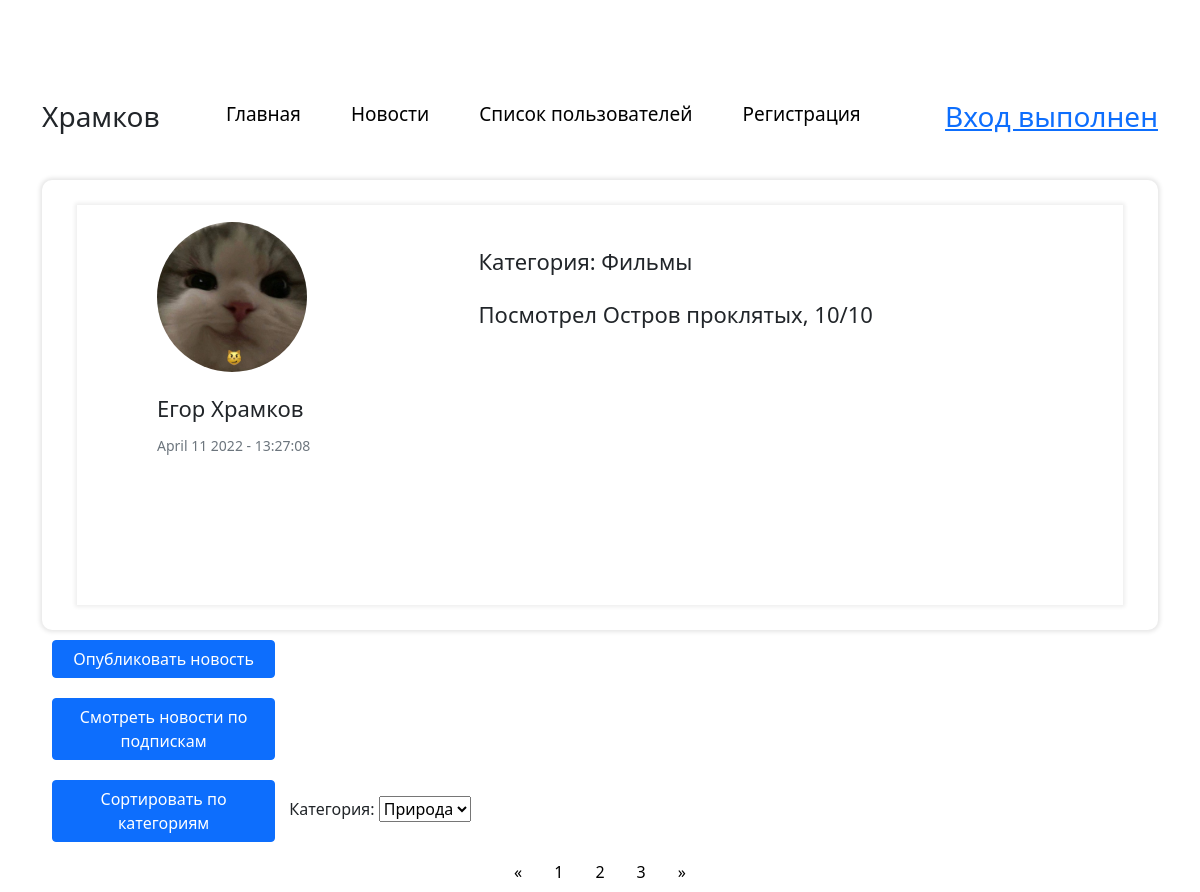
The page /news/?page=0 (signed in) on the database its author committed.
### lab4.py (models this page shows, shortened)
class Users(dbalc.Model):
    id = dbalc.Column(dbalc.Integer, primary_key = True, autoincrement=True)
    name = dbalc.Column(dbalc.String(50), nullable = False)
    surname = dbalc.Column(dbalc.String(50), nullable=False)
    email = dbalc.Column(dbalc.String(50), unique = False)
    age = dbalc.Column(dbalc.Integer, nullable = False)
    work = dbalc.Column(dbalc.String(50), nullable = False)
    post = dbalc.Column(dbalc.String(50), nullable=False)
    password = dbalc.Column(dbalc.String(500), nullable = False)
    photo = dbalc.Column(dbalc.String(500), nullable=False)
    role = dbalc.Column(dbalc.String(50), nullable=False)
    followed = dbalc.relationship('Users',
                               secondary=followers,
                               primaryjoin=(followers.c.follower_id == id),
                               secondaryjoin=(followers.c.followed_id == id),
                               backref=dbalc.backref('followers', lazy='dynamic'),
                               lazy='dynamic')

class News(dbalc.Model):
    id = dbalc.Column(dbalc.Integer, primary_key=True, autoincrement=True)
    maintext = dbalc.Column(dbalc.String(5000), nullable=False)
    category = dbalc.Column(dbalc.String(100))
    date_created = dbalc.Column(dbalc.DateTime, default=datetime.utcnow())
    user_id = dbalc.Column(dbalc.Integer)

### lab4.py (the view)
@app.route('/news/', methods=['POST', 'GET'])
def news():
    if not request.args.get('page'):
        abort(404)
    if 'login' not in session:
        flash("Авторизируйтесь, чтобы просматривать и добавлять новости")
        return redirect(url_for('auth'))
    else:
        cati = Categories.query.all()
        spis_cati = []
        for i in range(len(cati)):
            spis_cati.append(cati[i].category)
        if request.method == 'POST':
            all_news = News.query.filter_by(category = request.form.get('category_sort')).order_by(News.date_created.desc()).all()
            is_sort = True
        else:
            all_news = News.query.order_by(News.date_created.desc()).all()
            is_sort = False
        if all_news == []:
            flash("Станьте первым, кто выложит новость")
            return render_template('news.html', all_news = all_news, cati = spis_cati)
        user = Users.query.filter_by(id = all_news[0].user_id).first()
        curr_page = int(request.args.get('page'))
        pgcount = len(all_news)
        class npgstore:
            value = pgcount
        if curr_page > pgcount:
            abort(404)
        match curr_page:
            case 0:
                n = all_news[0]
                user = Users.query.filter_by(id=n.user_id).first()
                presentTime = n.date_created
                presentTime2 = presentTime.strftime('%B %d %Y - %H:%M:%S')
            case npgstore.value:
                n = all_news[pgcount]
                user = Users.query.filter_by(id=n.user_id).first()
                presentTime = n.date_created
                presentTime2 = presentTime.strftime('%B %d %Y - %H:%M:%S')
            case _:
                n = all_news[curr_page]
                user = Users.query.filter_by(id=n.user_id).first()
                presentTime = n.date_created
                presentTime2 = presentTime.strftime('%B %d %Y - %H:%M:%S')
        return render_template('news.html', user = user, page = curr_page, pagecount = pgcount, news = n, time = presentTime2, cati = spis_cati, is_sort = is_sort)

### templates/news.html (shortened to what this page needs)
{% extends 'main.html' %}
{% block body %}
            <div class="table-box">
                <div class="for_news_users">
                    {% if all_news != [] %}
                    <div class="user_column">
                        <img src="{{ url_for('static', filename = 'photos/'+user.photo) }}"/>
                        <p>{{user.name}} {{user.surname}}</p>
                        <small class="text-muted">{{time}}</small>
                    </div>
                    <div class="posters"><p>Категория: {{news.category}}</p><p class="news">{{news.maintext}}</p></div>
                    {% endif %}
                </div>
            </div>
            <button class="btn btn-primary news_btn2" onclick="location.href='../news/addnews';">Опубликовать новость</button>
            <button class="btn btn-primary news_btn2" onclick="location.href='../newsbysub/?page=0';">Смотреть новости по подпискам</button>
            <form method="POST" id=forma">
                <button class="btn btn-primary news_btn2" onclick="return x();">Сортировать по категориям</button>
                <label>Категория:</label>
                    <select name="category_sort" id="catas" required>
                {% for category in cati %}
                <option> {{ category }} </option>
                {% endfor %}
                </select>
            </form>
        {% if all_news != [] %}
        <div class="pagination">
        <a href="/news?page=0" >&laquo;</a>
        {% for page in range(pagecount) %}
            <a href="/news?page={{ page }}" >{{ page + 1 }}</a>
        {% endfor %}
        <a  href="/news?page={{pagecount - 1}}">&raquo;</a>
    </div>
    {% endif %}
    {% endblock %}

### static/css/style.css (style rules this page uses)
body { background-color: #FFFFFF; }
.btn-primary { margin: 10px 5px 10px 5px; }
.table-box { width: 100%; margin: 0 auto; height: 450px; background-color: white; box-shadow: 0px 0px 4px 2px rgba(0, 0, 0, 0.1); border-radius: 10px; display: flex; align-items: center; }
.pagination { display: inline-block; display: flex; justify-content: center; }
.pagination a { color: black; float: left; padding: 8px 16px; text-decoration: none; }
.news_btn2 { width:20%; margin: 10px 10px 10px 10px; }
.for_news_users { margin: 0 35px; width: 100%; height: 400px; background-color: white; box-shadow: 0px 0px 4px 2px rgba(0, 0, 0, 0.07); display: flex; }
.for_news_users > * { margin: 17px auto; }
.for_news_users p { font-size: 22px; margin: 20px 10px 10px 0px; }
.for_news_users img { width: 150px; height: 150px; border-radius: 90px; background-size: cover; }
.user_column { display: flex; flex-direction: column; margin-left: 80px; width: 200px; }
.posters { margin: 20px auto 20px 0px; width: 50%; }
.news { width: 100%; }

### rows shown on the page
Users: photo (picture), name "Егор", surname "Храмков"
News: category "Фильмы", maintext "Посмотрел Остров проклятых, 10/10"

### other values the page prints
{{ time }} "April 11 2022 - 13:27:08"
{{ page + 1 }} "1" "2" "3"
form field category_sort "Природа"
